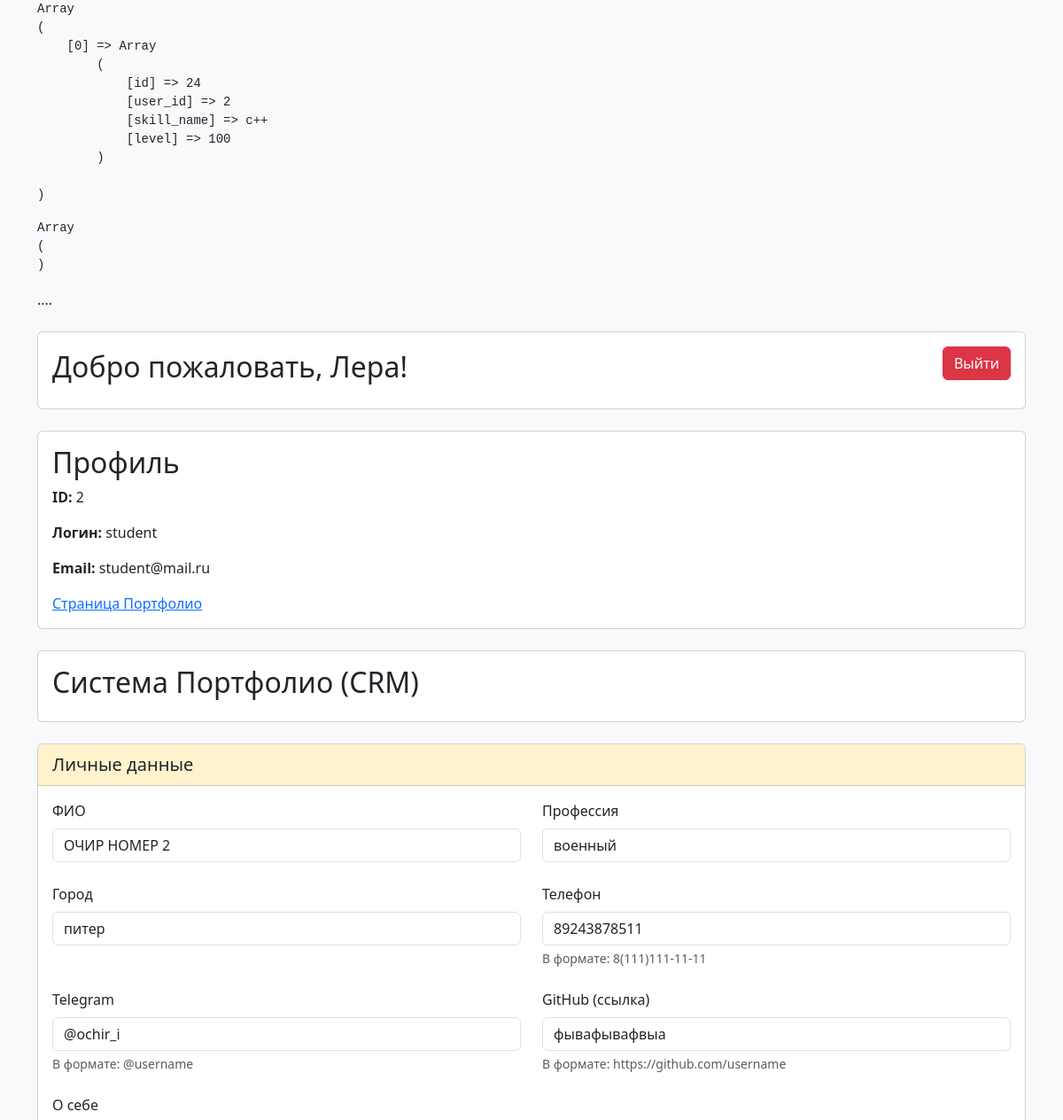
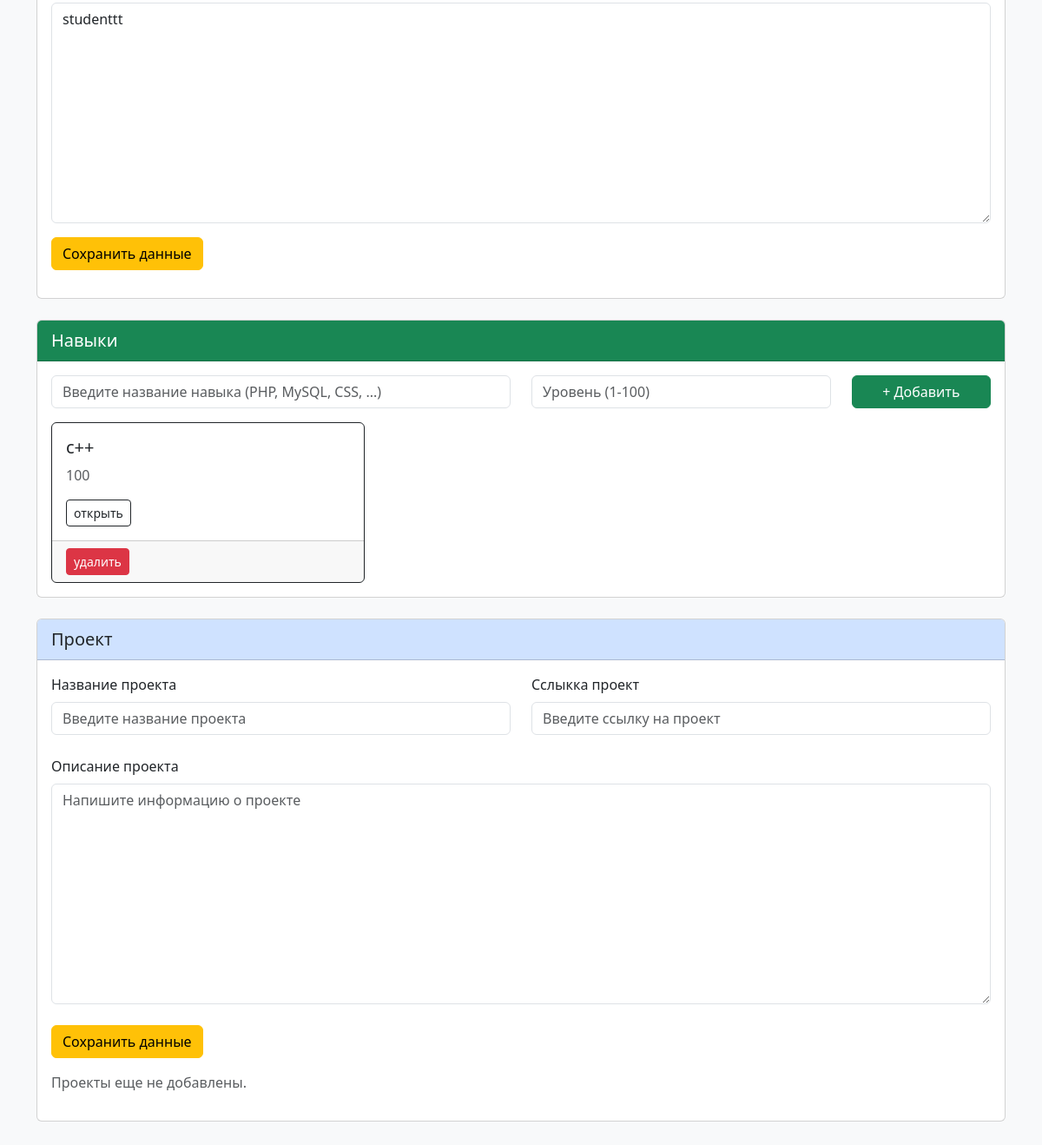
/adminpanel.php (signed in), run on the app's committed database (2 pictures, top to bottom).
### tables this page shows
CREATE TABLE `users` (
  `id` int NOT NULL,
  `name` varchar(20) NOT NULL,
  `login` varchar(50) NOT NULL,
  `password` varchar(50) NOT NULL,
  `email` varchar(100) NOT NULL
);

CREATE TABLE `portfolio` (
  `id` int NOT NULL,
  `user_id` int NOT NULL,
  `full_name` varchar(200) DEFAULT NULL,
  `profession` varchar(200) DEFAULT NULL,
  `city` varchar(100) DEFAULT NULL,
  `phone` varchar(20) DEFAULT NULL,
  `telegram` varchar(100) DEFAULT NULL,
  `github` text,
  `about` text NOT NULL
);

CREATE TABLE `skills` (
  `id` int NOT NULL,
  `user_id` int NOT NULL,
  `skill_name` varchar(255) NOT NULL,
  `level` varchar(140) NOT NULL
);

### adminpanel.php (the view, shortened to what this page needs)
<?php
    require "BD.php";
    $login = $_SESSION['user_login'];
    $user_id = $_SESSION['user_id'];
    $sql = "SELECT * FROM users WHERE login = :login";
    $stmt = $pdo->prepare($sql);
    $stmt->execute([':login' => $login]);
    $user = $stmt->fetch(PDO::FETCH_ASSOC);
    $stmtLD = $pdo->prepare("SELECT * FROM portfolio WHERE user_id = :zon_uid");
    $stmtLD->execute([':zon_uid' => $user_id]);
    $portfolio = $stmtLD->fetch(PDO::FETCH_ASSOC);
    $stmtSK = $pdo->prepare("SELECT * FROM skills WHERE user_id = :zon_uid");
    $stmtSK->execute([':zon_uid' => $user_id]);
    $skills = $stmtSK->fetchAll(PDO::FETCH_ASSOC);
    echo '<pre>' . print_r($skills, 1) . '</pre>';
    $stmtPR = $pdo->prepare("SELECT * FROM projects WHERE user_id = :zon_uid");
    $stmtPR->execute([':zon_uid' => $user_id]);
    $projects = $stmtPR->fetchAll(PDO::FETCH_ASSOC);
    echo '<pre>' . print_r($projects, 1) . '</pre>';
?>
<!DOCTYPE html>
<html lang="en">
<head>
    <link rel="stylesheet" href="Bootstrap\bootstrap.css">
</head>
<body class="bg-light container">
    ....
    <div class="card d-flex justify-content-between align-items-center flex-row mt-4 mb-4 p-3">
        <h2>Добро пожаловать, <?php echo $user['name']; ?>!</h2>
        <form method="POST" action="adminpanel.php">
            <button type="submit" name="logout" class="btn btn-danger" value="1">Выйти</button>
        </form>
    </div>
    <div class="card p-3 mb-4">
        <h2>Профиль</h2>
        <p><b>ID:</b> <?php echo $user['id']; ?></p>
        <p><b>Логин:</b> <?php echo $user['login']; ?></p>
        <p><b>Email:</b> <?php echo $user['email']; ?></p>
        <a href="portfolio.php?id=<?php echo $user['id']; ?>">Страница Портфолио</a>
    </div>
    <div class="card d-flex justify-content-between align-items-center flex-row mt-4 mb-4 p-3">
        <h2>Система Портфолио (CRM)</h2>
    </div>
    <div class="card">
        <div class="card-header bg-warning-subtle fs-5">
            Личные данные
        </div>
        <div class="card-body">
            <form method="POST" action="adminpanel.php">
                <div class="row mb-4">
                    <div class="col-6">
                        <label for="full_name" class="form-label">ФИО</label>
                        <input type="text" class="form-control" id="full_name" placeholder="Введите полное ФИО" name="get_full_name" value="<?php echo $portfolio['full_name'] ?? ''; ?>">
                    </div>
                    <div class="col-6">
                        <label for="profession" class="form-label">Профессия</label>
                        <input type="text" class="form-control" id="profession" placeholder="Введите название профессии" name="get_profession" value="<?php echo $portfolio['profession'] ?? ''; ?>">
                    </div>
                </div>
                <div class="row mb-4">
                    <div class="col-6">
                        <label for="city" class="form-label">Город</label>
                        <input type="text" class="form-control" id="city" placeholder="Введите город" name="get_city" value="<?php echo $portfolio['city'] ?? ''; ?>">
                    </div>
                    <div class="col-6">
                        <label for="phone" class="form-label">Телефон</label>
                        <input type="text" class="form-control" id="phone" placeholder="Введите личный номер телефона" name="get_phone" value="<?php echo $portfolio['phone'] ?? ''; ?>">
                        <div class="form-text">В формате: 8(111)111-11-11</div>
                    </div>
                </div>
                <div class="row mb-4">
                    <div class="col-6">
                        <label for="telegram" class="form-label">Telegram</label>
                        <input type="text" class="form-control" id="telegram" placeholder="Введите имя пользователя" name="get_telegram" value="<?php echo $portfolio['telegram'] ?? ''; ?>">
                        <div class="form-text">В формате: @username</div>
                    </div>
                    <div class="col-6">
                        <label for="github" class="form-label">GitHub (ссылка)</label>
                        <input type="text" class="form-control" id="github" placeholder="Полная ссылка (url) на профиль" name="get_github" value="<?php echo $portfolio['github'] ?? ''; ?>">
                        <div class="form-text">В формате: https://github.com/username</div>
                    </div>
                </div>
                <div class="mb-3">
                    <label for="about" class="form-label">О себе</label>
                    <textarea class="form-control" id="about" rows="10" placeholder="Напишите информацию о себе" name="get_about" ><?php echo $portfolio['about'] ?? ''; ?></textarea>
                </div>
                <button type="submit" name="save_portfolio" class="btn btn-warning">Сохранить данные</button>
            </form>
        </div>
    </div>
    <div class="card mt-4">
        <div class="card-header bg-success text-white fs-5">
            Навыки
        </div>
        <div class="card-body">
            <form method="POST" action="adminpanel.php" class="row">
                 <div class="col-6">
                    <input type="text" class="form-control" name="get_skill" placeholder="Введите название навыка (PHP, MySQL, CSS, ...)" required>
                 </div>
                 <div class="col-4">
                    <input type="number" name="get_level" class="form-control" placeholder="Уровень (1-100)" min="1" max="100" required>
                 </div>
                 <div class="col-2">
                    <button type="submit" name="add_skill" class="btn btn-success text-white w-100">+ Добавить</button>
                 </div>
            </form>
            <?php if (empty($skills)): ?>
                        <p class="text-muted">Навыки еще не добавлены.</p>
            <?php else: ?>
                        <?php foreach ($skills as $skill): ?>
                                <div class="col-4">
                                    <div class="card border-dark">
                                        <div class="card-body">
                                            <h5 class='card-title'><?=$skill['skill_name']?></h5>
                                            <p class='card-text text-muted'><?=$skill['level']?></p>
                                            <a href='#' target='_blank'class='btn btn-sm btn-outline-dark'>открыть</a>
                                        </div>
                                <div class="card-footer">
                                    <form method='POST' action='adminpanel.php' class='mb-0'>
                                        <button type='submit' name='delete_project' class='btn btn-sm btn-danger'>удалить</button>
                                    </form>
                                </div>
                            </div>
                        </div>
                                </div>
                        <?php endforeach; ?>
            <?php endif; ?>
        </div>
    <div class="card mt-4">
        <div class="card-header bg-primary-subtle fs-5">
            Проект
        </div>
        <div class="card-body">
            <form method="POST" action="adminpanel.php">
                <div class="row mb-4">
                    <div class="col-6">
                        <label for="project" class="form-label">Название проекта</label>
                        <input type="text" class="form-control" id="project" placeholder="Введите название проекта" name="get_project" required>
                    </div>
                    <div class="col-6">
                        <label for="link" class="form-label">Сслыкка проект</label>
                        <input type="text" class="form-control" id="link" placeholder="Введите ссылку на проект" name="get_link" required>
                    </div>
                </div>
                <div class="row mb-4">
                    <div class="col-12">
                        <label for="description" class="form-label">Описание проекта</label>
                        <textarea class="form-control" id="description" rows="10" placeholder="Напишите информацию о проекте" name="get_description" required></textarea>
                    </div>
                </div>
                <button type="submit" name="save_project" class="btn btn-warning">Сохранить данные</button>
            </form>
            <?php if (empty($projects)): ?>
                <p class="text-muted">Проекты еще не добавлены.</p>
            <?php endif; ?>
        </div>
    </div>
    <br><br>
</body>
</html>

### data on the page
users: name "Лера", id "2", login "student", email "student@mail.ru"
portfolio: get_full_name "ОЧИР НОМЕР 2", get_profession "военный", get_city "питер", get_phone "89243878511", get_telegram "@ochir_i", get_github "фывафывафвыа", get_about "studenttt"
skills: skill_name "c++", level "100"

### other printed values
print_r($skills, 1) "Array ( [0] => Array ( [id] => 24 [user_id] => 2 [skill_name] => c++ [level] => 100 ) )"
print_r($projects, 1) "Array ( )"
